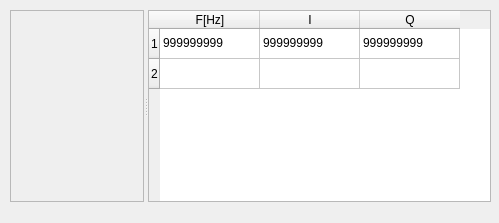
<?xml version="1.0" encoding="UTF-8"?>
<ui version="4.0">
 <class>QDataPlot</class>
 <widget class="QWidget" name="QDataPlot">
  <property name="windowModality">
   <enum>Qt::NonModal</enum>
  </property>
  <property name="geometry">
   <rect>
    <x>0</x>
    <y>0</y>
    <width>499</width>
    <height>223</height>
   </rect>
  </property>
  <property name="sizePolicy">
   <sizepolicy hsizetype="Preferred" vsizetype="Expanding">
    <horstretch>0</horstretch>
    <verstretch>0</verstretch>
   </sizepolicy>
  </property>
  <property name="windowTitle">
   <string>Plot</string>
  </property>
  <widget class="QSplitter" name="splitter">
   <property name="geometry">
    <rect>
     <x>10</x>
     <y>10</y>
     <width>481</width>
     <height>192</height>
    </rect>
   </property>
   <property name="orientation">
    <enum>Qt::Horizontal</enum>
   </property>
   <widget class="QwtPlotExt" name="PlotQwt">
    <property name="sizePolicy">
     <sizepolicy hsizetype="MinimumExpanding" vsizetype="MinimumExpanding">
      <horstretch>0</horstretch>
      <verstretch>0</verstretch>
     </sizepolicy>
    </property>
    <property name="frameShape">
     <enum>QFrame::StyledPanel</enum>
    </property>
   </widget>
   <widget class="QTableWidget" name="PlotTable">
    <property name="sizePolicy">
     <sizepolicy hsizetype="Fixed" vsizetype="Fixed">
      <horstretch>0</horstretch>
      <verstretch>0</verstretch>
     </sizepolicy>
    </property>
    <property name="rowCount">
     <number>2</number>
    </property>
    <row>
     <property name="text">
      <string>1</string>
     </property>
    </row>
    <row/>
    <column>
     <property name="text">
      <string>F[Hz]</string>
     </property>
    </column>
    <column>
     <property name="text">
      <string>I</string>
     </property>
    </column>
    <column>
     <property name="text">
      <string>Q</string>
     </property>
    </column>
    <item row="0" column="0">
     <property name="text">
      <string>999999999</string>
     </property>
    </item>
    <item row="0" column="1">
     <property name="text">
      <string>999999999</string>
     </property>
    </item>
    <item row="0" column="2">
     <property name="text">
      <string>999999999</string>
     </property>
    </item>
   </widget>
  </widget>
  <action name="actionMouseTrack">
   <property name="checkable">
    <bool>true</bool>
   </property>
   <property name="icon">
    <iconset resource="proba.qrc">
     <normaloff>:/new/prefix1/icons/pointer.png</normaloff>:/new/prefix1/icons/pointer.png</iconset>
   </property>
   <property name="text">
    <string>MouseTrack</string>
   </property>
   <property name="toolTip">
    <string>Mouse Track</string>
   </property>
  </action>
  <action name="actionMagnifier">
   <property name="checkable">
    <bool>true</bool>
   </property>
   <property name="icon">
    <iconset resource="proba.qrc">
     <normaloff>:/new/prefix1/icons/Search.png</normaloff>:/new/prefix1/icons/Search.png</iconset>
   </property>
   <property name="text">
    <string>Magnifier</string>
   </property>
  </action>
  <action name="actionRectangle_Zoom">
   <property name="checkable">
    <bool>true</bool>
   </property>
   <property name="icon">
    <iconset resource="proba.qrc">
     <normaloff>:/new/prefix1/icons/Search.png</normaloff>:/new/prefix1/icons/Search.png</iconset>
   </property>
   <property name="text">
    <string>Rectangle Zoom</string>
   </property>
   <property name="toolTip">
    <string>Rectangle Zoom</string>
   </property>
  </action>
  <action name="actionGrid_X_on">
   <property name="checkable">
    <bool>true</bool>
   </property>
   <property name="icon">
    <iconset resource="proba.qrc">
     <normaloff>:/new/prefix1/icons/grid_v.png</normaloff>:/new/prefix1/icons/grid_v.png</iconset>
   </property>
   <property name="text">
    <string>Grid X on</string>
   </property>
   <property name="toolTip">
    <string>Grid X on</string>
   </property>
  </action>
  <action name="actionGrid_Y_on">
   <property name="checkable">
    <bool>true</bool>
   </property>
   <property name="icon">
    <iconset resource="proba.qrc">
     <normaloff>:/new/prefix1/icons/grid_h.png</normaloff>:/new/prefix1/icons/grid_h.png</iconset>
   </property>
   <property name="text">
    <string>Grid Y on</string>
   </property>
   <property name="toolTip">
    <string>Grid Y on</string>
   </property>
  </action>
  <action name="actionAutoscale">
   <property name="icon">
    <iconset resource="proba.qrc">
     <normaloff>:/new/prefix1/icons/Line Graph.png</normaloff>:/new/prefix1/icons/Line Graph.png</iconset>
   </property>
   <property name="text">
    <string>Autoscale</string>
   </property>
   <property name="toolTip">
    <string>Autoscale</string>
   </property>
  </action>
  <action name="actionPrint">
   <property name="icon">
    <iconset resource="proba.qrc">
     <normaloff>:/new/prefix1/icons/print.png</normaloff>:/new/prefix1/icons/print.png</iconset>
   </property>
   <property name="text">
    <string>Print</string>
   </property>
   <property name="toolTip">
    <string>Print plot</string>
   </property>
  </action>
  <action name="actionExport_to_Pdf">
   <property name="icon">
    <iconset resource="proba.qrc">
     <normaloff>:/new/prefix1/icons/acroread.png</normaloff>:/new/prefix1/icons/acroread.png</iconset>
   </property>
   <property name="text">
    <string>Export to Pdf</string>
   </property>
   <property name="toolTip">
    <string>Export to Pdf file</string>
   </property>
  </action>
  <action name="actionConfiguration">
   <property name="icon">
    <iconset resource="proba.qrc">
     <normaloff>:/new/prefix1/icons/Move Row Down.png</normaloff>:/new/prefix1/icons/Move Row Down.png</iconset>
   </property>
   <property name="text">
    <string>Configuration</string>
   </property>
   <property name="toolTip">
    <string>Plot Coniguration</string>
   </property>
  </action>
  <action name="actionShowTable">
   <property name="checkable">
    <bool>true</bool>
   </property>
   <property name="icon">
    <iconset resource="proba.qrc">
     <normaloff>:/new/prefix1/icons/Move Row Down.png</normaloff>:/new/prefix1/icons/Move Row Down.png</iconset>
   </property>
   <property name="text">
    <string>showTable</string>
   </property>
   <property name="toolTip">
    <string>Show table view</string>
   </property>
  </action>
  <action name="actionActionEnablePicker">
   <property name="checkable">
    <bool>true</bool>
   </property>
   <property name="icon">
    <iconset resource="proba.qrc">
     <normaloff>:/new/prefix1/icons/Line Graph.png</normaloff>:/new/prefix1/icons/Line Graph.png</iconset>
   </property>
   <property name="text">
    <string>actionEnablePicker</string>
   </property>
   <property name="toolTip">
    <string>Enable plot picker</string>
   </property>
  </action>
  <action name="actionShowLegend">
   <property name="checkable">
    <bool>true</bool>
   </property>
   <property name="icon">
    <iconset resource="proba.qrc">
     <normaloff>:/new/prefix1/icons/services.png</normaloff>:/new/prefix1/icons/services.png</iconset>
   </property>
   <property name="text">
    <string>ShowLegend</string>
   </property>
   <property name="toolTip">
    <string>Show  Legend</string>
   </property>
  </action>
 </widget>
 <customwidgets>
  <customwidget>
   <class>QwtPlotExt</class>
   <extends>QFrame</extends>
   <header>QwtPlotExt.h</header>
   <container>1</container>
  </customwidget>
 </customwidgets>
 <resources>
  <include location="proba.qrc"/>
 </resources>
 <connections/>
</ui>
